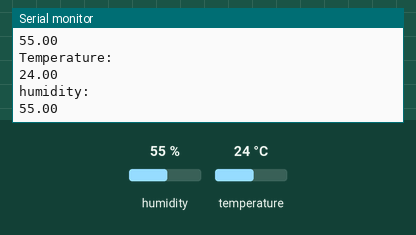
Simulated run of this sketch. Board: ESP8266 (NodeMCU). Shown: the last lines printed to the serial monitor. The inputs (shaded band) are chosen by the test bench; at power-on: humidity 55 %, temperature 24 °C.

Above: at 2.8 s.
2.9 s: humidity set to 22 %
At 5.5 s:
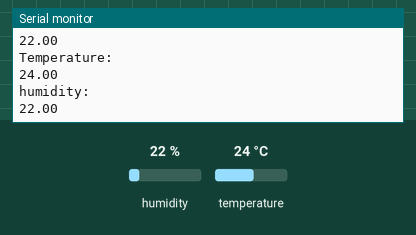
5.6 s: temperature set to 12 °C
At 6.9 s:
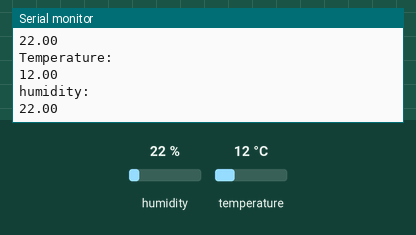
8.3 s: humidity set to 40 %
At 11.9 s:
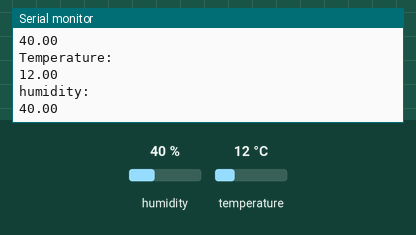
Timing chart, 0 to 13.4 s (numbered marks = the images above; inputs shaded):
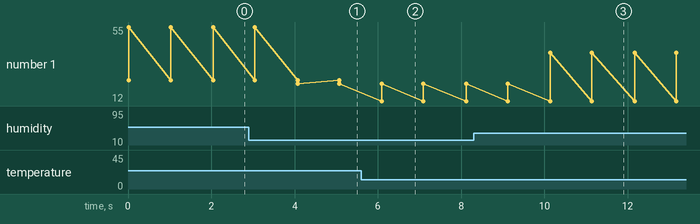

Measured:
- after the input at 2.9 s, the serial monitor: prints a new line after 1.2 s (image 1)
- after the input at 5.6 s, the serial monitor: prints a new line after 0.49 s (image 2)
- after the input at 8.3 s, the serial monitor: prints a new line after 1.8 s (image 3)
- plotted number 1: 55 → 22 after the input at 2.9 s, 22 → 40 after the input at 8.3 s

The sketch:

heat_and_temperature.ino
```cpp
#include<ESP8266WiFi.h>
#include<DHT.h>

#define dht_pin 13
#define dht_type DHT11
DHT dht(dht_pin,dht_type);
void setup(){
  pinMode(dht_pin,INPUT);
  Serial.begin(9600);
  dht.begin();
}
void loop() {

    float temp=dht.readTemperature();
  float humidity=dht.readHumidity();
  Serial.println("Temperature:");
  Serial.println(temp);
  Serial.println("humidity:");
  Serial.println(humidity);
  delay(1000);}
```
